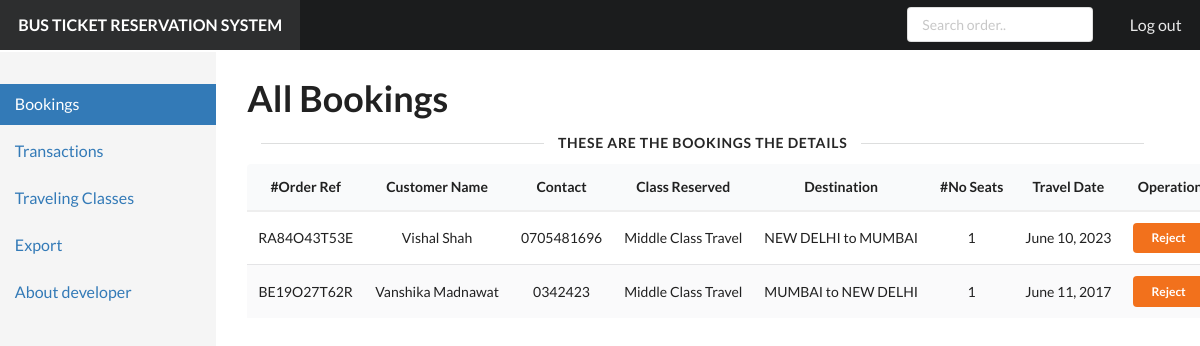
Screenshot of /admin/bookings.php (signed in) with the database file from the repository.
### tables this page shows
CREATE TABLE IF NOT EXISTS `booking_details` (
  `order_ref` varchar(255) NOT NULL,
  `fullname` varchar(120) NOT NULL,
  `contact` varchar(40) DEFAULT NULL,
  `gender` varchar(40) DEFAULT NULL,
  `class_reserved` varchar(255) NOT NULL,
  `destination` varchar(180) NOT NULL,
  `seats_reserved` varchar(50) NOT NULL DEFAULT '1',
  `date_reserved` varchar(50) DEFAULT NULL,
  `transaction_id` varchar(190) NOT NULL,
  `account` varchar(130) NOT NULL,
  `amount` varchar(50) NOT NULL,
  PRIMARY KEY (`order_ref`),
  KEY `available_classbooking_details` (`class_reserved`),
  KEY `transaction_id` (`transaction_id`)
);

### admin/bookings.php (the view, shortened to what this page needs)
<!DOCTYPE html>
<html>
  <head>
    <link href="static/dist/semantic-ui/semantic.min.css" rel="stylesheet" type="text/css" />
    <link href="static/stylesheets/default.css" rel="stylesheet" type="text/css" />
    <link href="static/stylesheets/pandoc-code-highlight.css" rel="stylesheet" type="text/css" />
  </head>
  <body>
    <div class="ui inverted huge borderless fixed fluid menu">
      <a class="header item">BUS TICKET RESERVATION SYSTEM</a>
      <div class="right menu">
        <div class="item">
          <div class="ui small input">
		  <form>
            <input placeholder="Search order.." name="search" />
			</form>
          </div>
        </div>
        <a class="item" href="logout.php">Log out</a>
      </div>
    </div>
    <div class="ui grid">
      <div class="row">
        <div class="column" id="sidebar">
          <div class="ui secondary vertical fluid menu">
            <a class="active item" href="bookings.php">Bookings</a><a class="item" href="transactions.php">Transactions</a><a class="item" href="travelclass.php">Traveling Classes</a><a class="item">Export</a>
			<a class="item" href="developer.php">About developer</a>
          </div>
        </div>
        <div class="column" id="content" style="display:none">
	<div class="ui grid">
            <div class="row">
         <h1 class="ui huge header">All Bookings</h1></div>
        <div class="ui horizontal divider"> These are the Bookings the Details</div>
		<div class="row">
            <table class="ui single line striped selectable center aligned  table">
<thead><tr><th>#Order Ref</th><th>Customer Name</th><th>Contact</th><th>Class Reserved</th><th>Destination</th><th>#No Seats</th><th>Travel Date</th><th>Operation</th></tr></thead>
<tbody>
<?php
require("../dbengine/dbconnect.php");
if(isset($_GET['search'])){$search=$_GET['search'];$data=mysqli_query($conn,"SELECT * FROM booking_details WHERE order_ref LIKE '%$search%' or fullname LIKE '%$search%' or class_reserved LIKE '%$search%' or destination LIKE '%$search%' or date_reserved LIKE '%$search%'");}
else{$data=mysqli_query($conn,"SELECT * FROM booking_details");}
if(($data) && (mysqli_num_rows($data) >0)){
while($row=mysqli_fetch_assoc($data))
{$order=$row['order_ref'];
echo("<tr><td>".$row['order_ref']."</td><td>".$row['fullname']."</td><td>".$row['contact']."</td><td>".$row['class_reserved']."</td><td>".$row['destination']."</td><td>".$row['seats_reserved']."</td><td>".$row['date_reserved']."</td><td><a class='ui tiny button orange' href='bookings.php?reject=$order'>Reject</a></td></tr>");
}
}
else{
echo "<tr><td colspan='9'>No records match found! </td></tr>";
}
?>
</tbody>
            </table>
            </div>
			</div>
		</div>
	  </div>
    </div>
  </body>
</html>

### admin/static/stylesheets/default.css (style rules this page uses)
body { -webkit-font-smoothing: antialiased; -moz-osx-font-smoothing: grayscale; text-rendering: optimizeLegibility; }
.ui.menu { border-radius: 0; box-shadow: none; margin-bottom: 0; -moz-font-feature-settings: "smcp" 0, "onum" 0; -ms-font-feature-settings: "smcp" 0, "onum" 0; -o-font-feature-settings: "smcp" 0, "onum" 0; -webkit-font-feature-settings: "smcp" 0, "onum" 0; font-feature-settings: "smcp" 0, "onum" 0; }
.ui.menu form { font-size: 14px; }
.ui.menu input { -moz-font-feature-settings: "smcp" 0, "onum" 0; -ms-font-feature-settings: "smcp" 0, "onum" 0; -o-font-feature-settings: "smcp" 0, "onum" 0; -webkit-font-feature-settings: "smcp" 0, "onum" 0; font-feature-settings: "smcp" 0, "onum" 0; font-size: 14px; }

### admin/bookings.php (style rules this page uses)
body { display: relative; }
#sidebar { position: fixed; top: 51.8px; left: 0; bottom: 0; width: 18%; background-color: #f5f5f5; padding: 0px; }
#sidebar .ui.menu { margin: 2em 0 0; font-size: 16px; }
#sidebar .ui.menu > a.item { color: #337ab7; border-radius: 0 !important; }
#sidebar .ui.menu > a.item.active { background-color: #337ab7; color: white; border: none !important; }
#content { margin-left: 19%; width: 81%; margin-top: 3em; padding-left: 3em; float: left; }
#content > .ui.grid { padding-right: 4em; padding-bottom: 3em; }
#content h1 { font-size: 36px; }
#content .ui.divider:not(.hidden) { margin: 0; }
#content table.ui.table { border: none; }
#content table.ui.table thead th { border-bottom: 2px solid #eee !important; }

### rows the page displays
booking_details: order_ref "RA84O43T53E", fullname "Vishal Shah", contact "0705481696", class_reserved "Middle Class Travel", destination "NEW DELHI to MUMBAI", seats_reserved "1", date_reserved "June 10, 2023"
booking_details: order_ref "BE19O27T62R", fullname "Vanshika Madnawat", contact "0342423", class_reserved "Middle Class Travel", destination "MUMBAI to NEW DELHI", seats_reserved "1", date_reserved "June 11, 2017"
